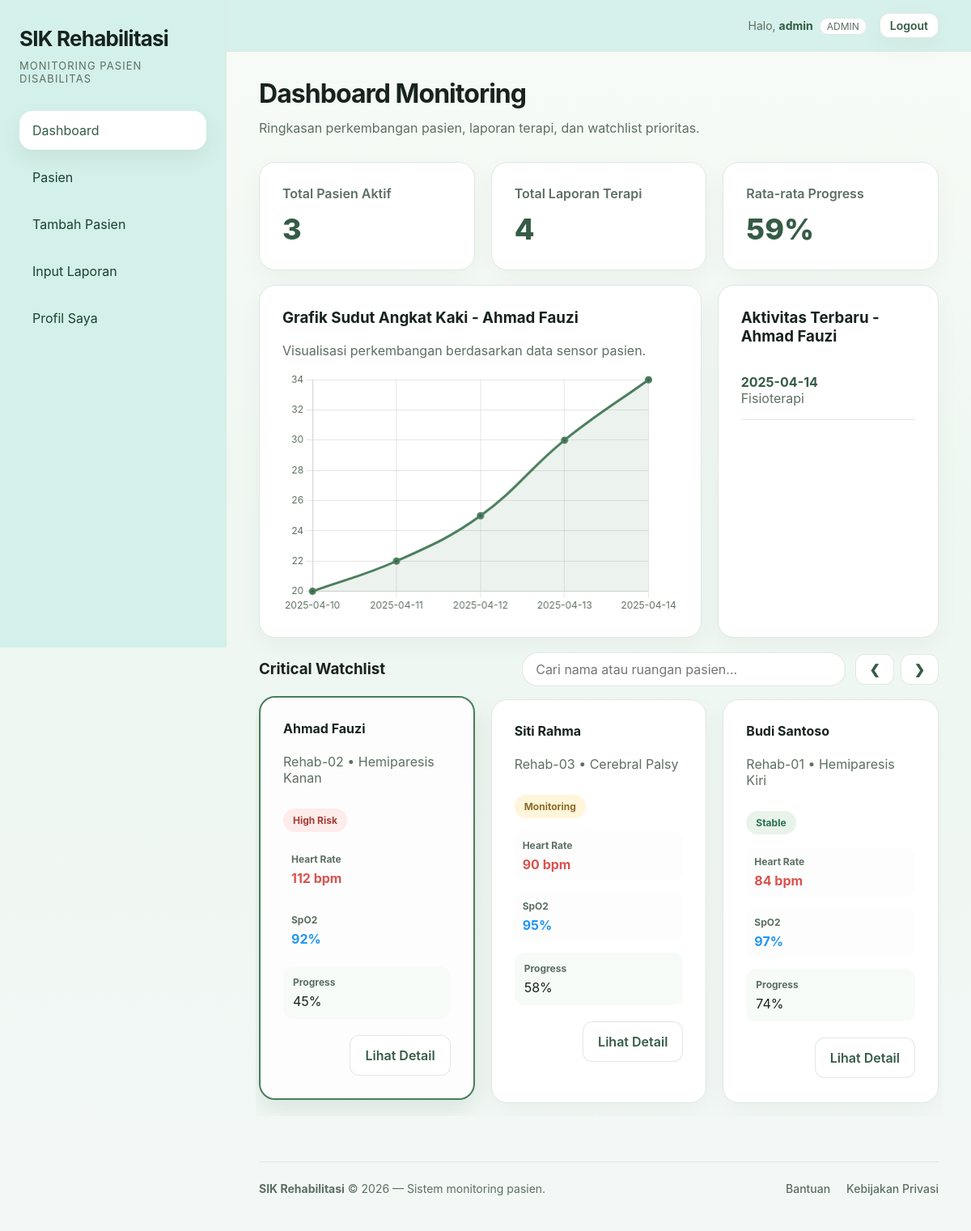
/index.php?patient_id=3 (signed in), run on an earlier commit of the app's database.
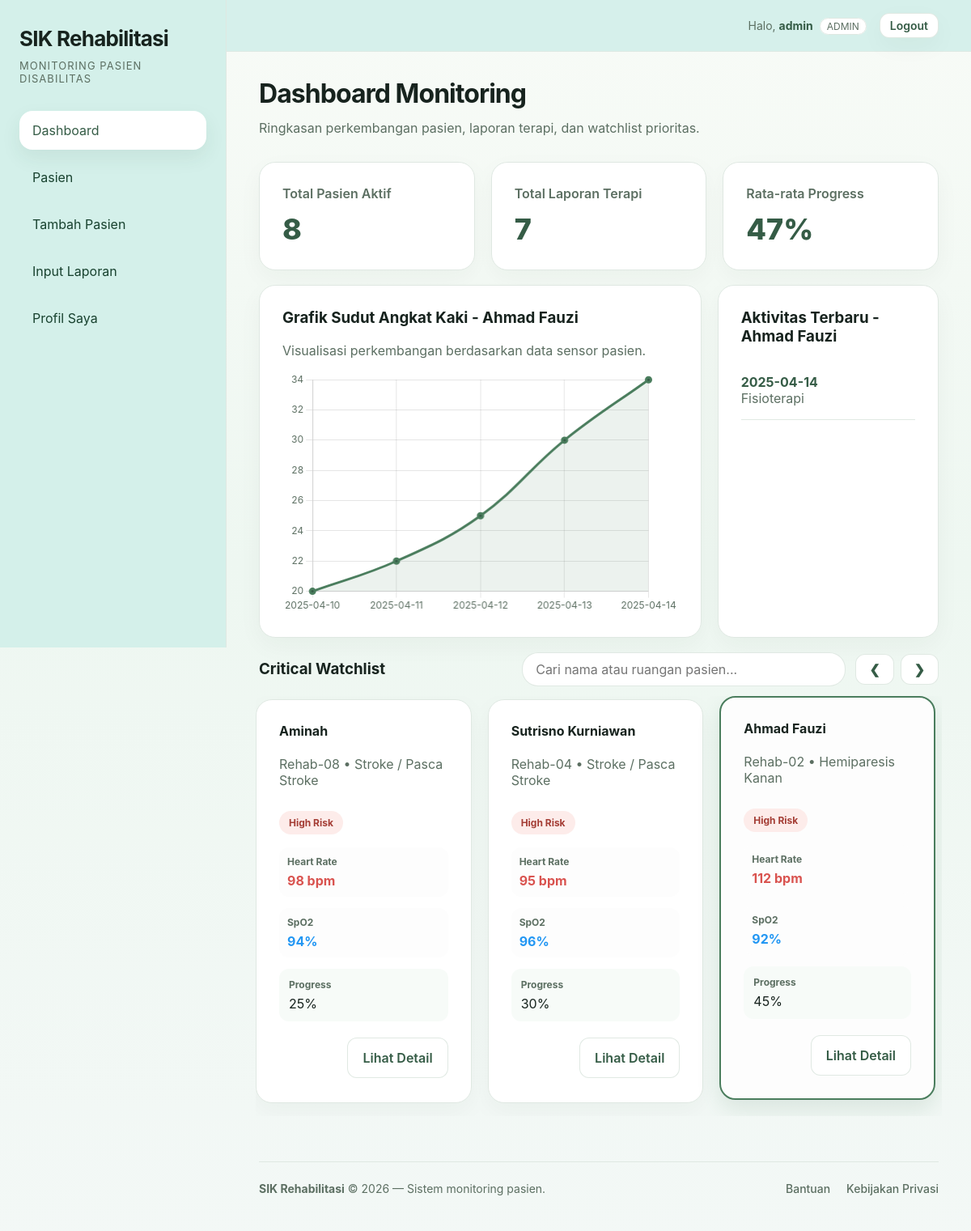
And on a later commit of the database.
### tables this page shows
CREATE TABLE reports (
    id INT PRIMARY KEY AUTO_INCREMENT,
    patient_id INT NOT NULL,
    report_date DATE NOT NULL,
    activity_type VARCHAR(50) NOT NULL,
    narrative TEXT,
    mobility TINYINT,
    communication TINYINT,
    social_skills TINYINT,
    CONSTRAINT fk_reports_patient FOREIGN KEY (patient_id) REFERENCES patients(id)
        ON DELETE CASCADE ON UPDATE CASCADE
);

CREATE TABLE patients (
    id INT PRIMARY KEY AUTO_INCREMENT,
    code VARCHAR(20) NOT NULL UNIQUE,
    name VARCHAR(100) NOT NULL,
    age INT NOT NULL,
    gender ENUM('L','P') NOT NULL,
    address VARCHAR(150),
    diagnosis VARCHAR(100) NOT NULL,
    disability_type VARCHAR(50) NOT NULL,
    status ENUM('stable','monitoring','high-risk','urgent') NOT NULL DEFAULT 'monitoring',
    room VARCHAR(50),
    blood_type VARCHAR(5),
    admission_date DATE,
    clinician VARCHAR(100),
    progress INT DEFAULT 0,
    phase VARCHAR(30),
    latest_assessment DATETIME,
    heart_rate INT,
    spo2 INT,
    blood_pressure VARCHAR(15)
);

### includes/functions.php (called while the page is built, shortened)
<?php
function h(?string $value): string
{
    return htmlspecialchars((string)$value, ENT_QUOTES, 'UTF-8');
}
function getSummary(PDO $pdo): array
{
    if (isset($_SESSION['role']) && $_SESSION['role'] === 'user') {
        $pid = $_SESSION['patient_id'] ?? 0;
        $totalPatients = $pid ? 1 : 0;
        $stmt = $pdo->prepare("SELECT COUNT(*) FROM reports WHERE patient_id = ?"); $stmt->execute([$pid]); $activeReports = (int)$stmt->fetchColumn();
        $stmt = $pdo->prepare("SELECT COALESCE(AVG(progress), 0) FROM patients WHERE id = ?"); $stmt->execute([$pid]); $avgProgress = (int)$stmt->fetchColumn();
    } else {
        $totalPatients = (int)$pdo->query("SELECT COUNT(*) FROM patients")->fetchColumn();
        $activeReports = (int)$pdo->query("SELECT COUNT(*) FROM reports")->fetchColumn();
        $avgProgress = (int)$pdo->query("SELECT COALESCE(AVG(progress), 0) FROM patients")->fetchColumn();
    }
    return [
        'totalPatients' => $totalPatients,
        'activeReports' => $activeReports,
        'avgProgress' => $avgProgress,
    ];
}
function getPatientById(PDO $pdo, int $id): ?array
{
    $stmt = $pdo->prepare("SELECT * FROM patients WHERE id = ?");
    $stmt->execute([$id]);
    $patient = $stmt->fetch();
    return $patient ?: null;
}
function getSensorReadings(PDO $pdo, int $patientId): array
{
    $stmt = $pdo->prepare("SELECT * FROM sensor_readings WHERE patient_id = ? ORDER BY session_date ASC, id ASC");
    $stmt->execute([$patientId]);
    return $stmt->fetchAll();
}
function getActivities(PDO $pdo, ?int $patientId = null): array
{
    if ($patientId) {
        $stmt = $pdo->prepare("SELECT r.report_date, r.activity_type, p.name
                FROM reports r
                JOIN patients p ON p.id = r.patient_id
                WHERE r.patient_id = ?
                ORDER BY r.id DESC
                LIMIT 5");
        $stmt->execute([$patientId]);
        return $stmt->fetchAll();
    }
    $sql = "SELECT r.report_date, r.activity_type, p.name
            FROM reports r
            JOIN patients p ON p.id = r.patient_id
            ORDER BY r.id DESC
            LIMIT 5";
    return $pdo->query($sql)->fetchAll();
}
function getWatchlist(PDO $pdo): array
{
    if (isset($_SESSION['role']) && $_SESSION['role'] === 'user') {
        $stmt = $pdo->prepare("SELECT * FROM patients WHERE id = ?");
        $stmt->execute([$_SESSION['patient_id'] ?? 0]);
        return $stmt->fetchAll();
    } else {
        $sql = "SELECT * FROM patients ORDER BY FIELD(status, 'high-risk', 'urgent', 'monitoring', 'stable'), progress ASC";
        return $pdo->query($sql)->fetchAll();
    }
}
function statusLabel(string $status): string
{
    $map = [
        'stable' => 'Stable',
        'monitoring' => 'Monitoring',
        'high-risk' => 'High Risk',
        'urgent' => 'Urgent',
    ];
    return $map[$status] ?? ucfirst($status);
}
?>

### index.php (the view, shortened to what the changed rows need)
<?php
require 'includes/db.php';
require 'includes/functions.php';
$summary = getSummary($pdo);
$watchlist = getWatchlist($pdo);
$selectedPatientId = isset($_GET['patient_id']) ? (int)$_GET['patient_id'] : null;
if ($selectedPatientId) {
    $chartPatient = getPatientById($pdo, $selectedPatientId);
} else {
    $chartPatient = $watchlist[0] ?? getPatients($pdo)[0] ?? null;
}
$activities = getActivities($pdo, $chartPatient ? (int)$chartPatient['id'] : null);
$chartData = $chartPatient ? getSensorReadings($pdo, (int)$chartPatient['id']) : [];
require 'includes/header.php';
?>
<div class="topbar">
    <div class="page-title">
        <h2>Dashboard Monitoring</h2>
    </div>
</div>
<section class="stats-grid">
    <div class="card"><div class="muted" style="font-weight: 600;">Total Pasien Aktif</div><div class="stat-value"><?= $summary['totalPatients'] ?></div></div>
    <div class="card"><div class="muted" style="font-weight: 600;">Total Laporan Terapi</div><div class="stat-value"><?= $summary['activeReports'] ?></div></div>
    <div class="card"><div class="muted" style="font-weight: 600;">Rata-rata Progress</div><div class="stat-value"><?= $summary['avgProgress'] ?>%</div></div>
</section>
<section class="grid-2 mt-18">
    <div class="card">
        <h3>Grafik Sudut Angkat Kaki <?= $chartPatient ? '- ' . h($chartPatient['name']) : '' ?></h3>
        <p class="muted">Visualisasi perkembangan berdasarkan data sensor pasien.</p>
        <div class="chart-container">
            <canvas id="dashboardChart"></canvas>
        </div>
        <script>
            window.dashboardChartData = {
                labels: <?= json_encode(array_column($chartData, 'session_date')) ?>,
                values: <?= json_encode(array_map('floatval', array_column($chartData, 'angle'))) ?>,
                title: <?= json_encode($chartPatient ? $chartPatient['name'] : 'Tidak ada data') ?>
            };
        </script>
    </div>
    <div class="card">
        <h3>Aktivitas Terbaru <?= $chartPatient ? '- ' . h($chartPatient['name']) : '' ?></h3>
        <?php if (empty($activities)): ?>
            <p class="muted">Belum ada aktivitas untuk pasien ini.</p>
        <?php else: ?>
            <ul class="list">
                <?php foreach ($activities as $item): ?>
                    <li>
                        <strong style="color: var(--primary-dark);"><?= h($item['report_date']) ?></strong><br>
                        <span class="muted"><?= h($item['activity_type']) ?></span>
                    </li>
                <?php endforeach; ?>
            </ul>
        <?php endif; ?>
    </div>
</section>
<section class="mt-18">
    <div id="watchlist-track" class="slider-track">
        <?php foreach ($watchlist as $patient): ?>
            <?php
            $isSelected = $chartPatient && $chartPatient['id'] === $patient['id'];
            $cardStyle = 'cursor: pointer; transition: all 0.2s ease;';
            if ($isSelected) {
                $cardStyle .= ' border: 2px solid var(--primary); box-shadow: 0 12px 28px rgba(74, 125, 93, 0.15); transform: translateY(-4px); background: #fdfdfd;';
            }
            ?>
            <div class="card slider-card" style="<?= $cardStyle ?>" onclick="if(!event.target.closest('a')) window.location.href='?patient_id=<?= (int)$patient['id'] ?>'">
                <h4><?= h($patient['name']) ?></h4>
                <p class="muted"><?= h($patient['room']) ?> • <?= h($patient['diagnosis']) ?></p>
                <p class="status <?= h($patient['status']) ?>"><?= h(statusLabel($patient['status'])) ?></p>
                <div class="kv single" style="margin-top: 16px;">
                    <div class="item" style="background: #fdfdfd; padding: 10px;"><strong>Heart Rate</strong><span style="color: var(--danger); font-weight: bold;"><?= h((string)$patient['heart_rate']) ?> bpm</span></div>
                    <div class="item" style="background: #fdfdfd; padding: 10px;"><strong>SpO2</strong><span style="color: #2196F3; font-weight: bold;"><?= h((string)$patient['spo2']) ?>%</span></div>
                    <div class="item"><strong>Progress</strong><span><?= h((string)$patient['progress']) ?>%</span></div>
                </div>
                <div class="footer-actions">
                    <a class="btn btn-secondary" href="patient-detail.php?id=<?= (int)$patient['id'] ?>">Lihat Detail</a>
                </div>
            </div>
        <?php endforeach; ?>
    </div>
</section>
<?php require 'includes/footer.php'; ?>

What changed in the data, as far as the page shows it:
no longer on this page (row unchanged): patients: name "Siti Rahma", room "Rehab-03", diagnosis "Cerebral Palsy", status "Monitoring", heart_rate "90", spo2 "95", progress "58"
no longer on this page (row unchanged): patients: name "Budi Santoso", room "Rehab-01", diagnosis "Hemiparesis Kiri", status "Stable", heart_rate "84", spo2 "97", progress "74"
added patients: name "Aminah", room "Rehab-08", diagnosis "Stroke / Pasca Stroke", status "High Risk", heart_rate "98", spo2 "94", progress "25"
added patients: name "Sutrisno Kurniawan", room "Rehab-04", diagnosis "Stroke / Pasca Stroke", status "High Risk", heart_rate "95", spo2 "96", progress "30"
Also different on the page:
$summary['totalPatients']: "3" → "8"
$summary['activeReports']: "4" → "7"
$summary['avgProgress']: "59" → "47"
